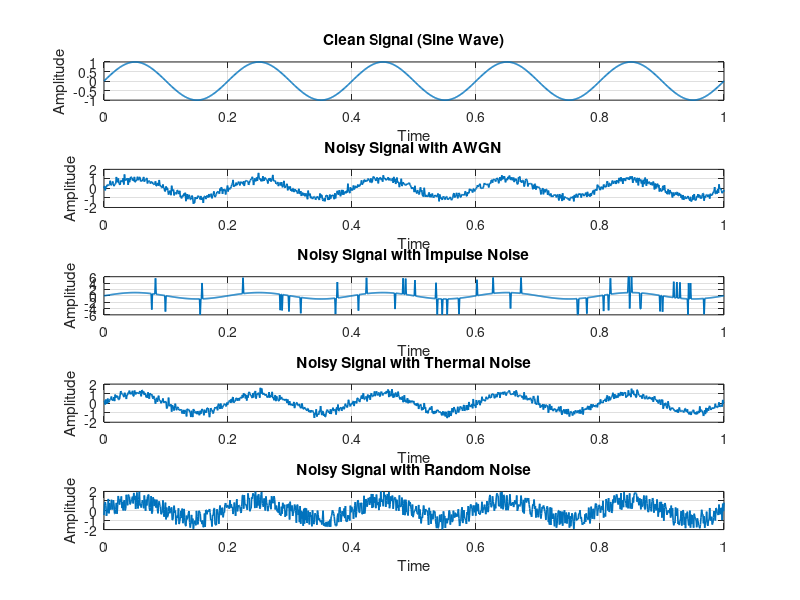

Write MATLAB code to recreate this figure.
clc;
clear;
close all;

% Simulate a clean signal (sine wave)
fs = 1000;                     % Sampling frequency
t = linspace(0, 1, fs);        % Time vector
freq = 5;                      % Frequency of sine wave
clean_signal = sin(2*pi*freq*t);

% 1. AWGN Noise
snr_db = 10;                                   % Desired SNR in dB
signal_power = mean(clean_signal.^2);          % Signal power
snr_linear = 10^(snr_db / 10);                 % Convert dB to linear
noise_power = signal_power / snr_linear;       % Noise power

awgn_noise = sqrt(noise_power) * randn(1, fs); % AWGN samples
noisy_signal_awgn = clean_signal + awgn_noise;

% 2. Impulse Noise
impulse_noise = zeros(1, fs);
impulse_positions = randi([1 fs], 1, 50);
impulse_values = 5 * (2*randi([0 1], 1, 50) - 1); % Generates -5 or 5
impulse_noise(impulse_positions) = impulse_values;
noisy_signal_impulse = clean_signal + impulse_noise;

% 3. Thermal Noise
thermal_mean = 0;
thermal_variance = 0.05;
thermal_noise = thermal_mean + sqrt(thermal_variance) * randn(1, fs);
noisy_signal_thermal = clean_signal + thermal_noise;

% 4. Random Noise
random_noise = -1 + 2*rand(1, fs);  % Uniform distribution between -1 and 1
noisy_signal_random = clean_signal + random_noise;

% Plotting
figure;

subplot(5,1,1);
plot(t, clean_signal, 'LineWidth', 1.2);
title('Clean Signal (Sine Wave)');
xlabel('Time');
ylabel('Amplitude');
grid on;

subplot(5,1,2);
plot(t, noisy_signal_awgn, 'LineWidth', 1.2);
title('Noisy Signal with AWGN');
xlabel('Time');
ylabel('Amplitude');
grid on;

subplot(5,1,3);
plot(t, noisy_signal_impulse, 'LineWidth', 1.2);
title('Noisy Signal with Impulse Noise');
xlabel('Time');
ylabel('Amplitude');
grid on;

subplot(5,1,4);
plot(t, noisy_signal_thermal, 'LineWidth', 1.2);
title('Noisy Signal with Thermal Noise');
xlabel('Time');
ylabel('Amplitude');
grid on;

subplot(5,1,5);
plot(t, noisy_signal_random, 'LineWidth', 1.2);
title('Noisy Signal with Random Noise');
xlabel('Time');
ylabel('Amplitude');
grid on;

% SNR Calculation
snr_awgn    = 10 * log10(var(clean_signal) / var(awgn_noise));
snr_impulse = 10 * log10(var(clean_signal) / var(impulse_noise));
snr_thermal = 10 * log10(var(clean_signal) / var(thermal_noise));
snr_random  = 10 * log10(var(clean_signal) / var(random_noise));

fprintf('Signal-to-Noise Ratio (SNR) with AWGN: %.2f dB\n', snr_awgn);
fprintf('Signal-to-Noise Ratio (SNR) with Impulse Noise: %.2f dB\n', snr_impulse);
fprintf('Signal-to-Noise Ratio (SNR) with Thermal Noise: %.2f dB\n', snr_thermal);
fprintf('Signal-to-Noise Ratio (SNR) with Random Noise: %.2f dB\n', snr_random);
